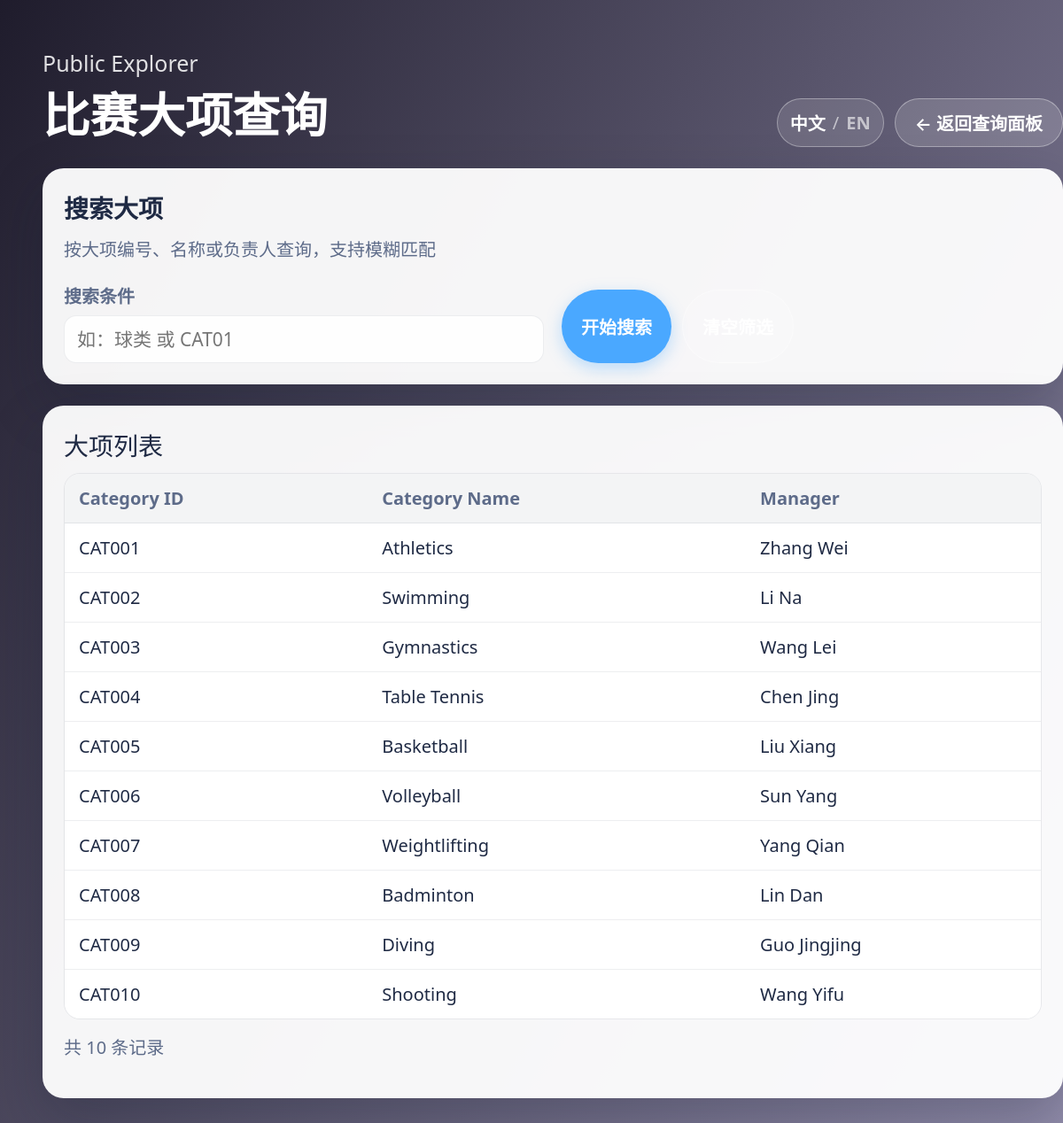
Page /category_list.php?lang=zh on the committed database.
### tables this page shows
CREATE TABLE Category (
    Category_id VARCHAR(50) PRIMARY KEY,
    Category_name VARCHAR(50) NOT NULL UNIQUE,
    Manager VARCHAR(100)
);

### category_list.php (the view, shortened to what this page needs)
<?php
require_once __DIR__ . '/lang.php';
$db = new SQLite3(__DIR__ . '/data.db');
$search_term = isset($_GET['search']) ? trim($_GET['search']) : '';
if (!empty($search_term)) {
    $stmt = $db->prepare("SELECT * FROM Category
                         WHERE Category_id LIKE :term
                         OR Category_name LIKE :term
                         OR Manager LIKE :term");
    $like_term = '%' . $search_term . '%';
    $stmt->bindValue(':term', $like_term, SQLITE3_TEXT);
    $results = $stmt->execute();
    $search_performed = true;
} else {
    $results = $db->query("SELECT * FROM Category");
}
?>
<!DOCTYPE html>
<html lang="<?= app_lang_html_attr(); ?>">
<head>
    <link rel="stylesheet" href="assets/ui.css">
</head>
<body>
<div class="app-shell">
    <header class="page-header">
        <div>
            <p>Public Explorer</p>
            <h1>比赛大项查询</h1>
        </div>
        <div class="header-actions">
            <?= render_lang_toggle(); ?>
            <a class="btn btn-ghost" href="public.php?lang=<?= app_lang_get(); ?>">← 返回查询面板</a>
        </div>
    </header>
    <section class="app-card">
        <h2 class="card-title">搜索大项</h2>
        <p class="card-subtitle">按大项编号、名称或负责人查询，支持模糊匹配</p>
        <form method="get" class="form-grid">
            <div class="form-group">
                <label for="search">搜索条件</label>
                <input type="text" id="search" name="search" placeholder="如：球类 或 CAT01" value="<?= htmlspecialchars($search_term) ?>">
            </div>
            <div class="form-actions">
                <button class="btn btn-secondary" type="submit">开始搜索</button>
                <a class="btn btn-ghost" href="category_list.php">清空筛选</a>
            </div>
        </form>
    </section>
    <section class="app-card">
        <div class="card-title">大项列表</div>
        <div class="table-wrapper">
            <table>
                <thead>
                <tr>
                    <th>Category ID</th>
                    <th>Category Name</th>
                    <th>Manager</th>
                </tr>
                </thead>
                <tbody>
                <?php
                $row_count = 0;
                while ($row = $results->fetchArray(SQLITE3_ASSOC)) {
                    $row_count++;
                    echo '<tr>';
                    echo '<td>' . htmlspecialchars($row['Category_id']) . '</td>';
                    echo '<td>' . htmlspecialchars($row['Category_name']) . '</td>';
                    echo '<td>' . htmlspecialchars($row['Manager']) . '</td>';
                    echo '</tr>';
                }
                ?>
                </tbody>
            </table>
        </div>
        <p style="margin-top:16px; color: var(--text-secondary);">共 <?= $row_count ?> 条记录</p>
    </section>
</div>
</body>
</html>

### lang.php (shortened to what this page needs)
<?php
function app_lang_normalize($value)
{
    $value = strtolower(trim((string) $value));
    return in_array($value, APP_LANG_OPTIONS, true) ? $value : null;
}
function app_lang_get()
{
    static $current = null;
    if ($current !== null) {
        return $current;
    }
    $current = APP_LANG_DEFAULT;
    $requested = $_GET['lang'] ?? null;
    if ($requested !== null) {
        $normalized = app_lang_normalize($requested);
        if ($normalized !== null) {
            $current = $normalized;
            return $current;
        }
    }
    return $current;
}
function app_lang_html_attr(): string
{
    return app_lang_get() === 'en' ? 'en' : 'zh-CN';
}
function app_lang_build_url(string $lang): string
{
    $requestUri = $_SERVER['REQUEST_URI'] ?? ($_SERVER['PHP_SELF'] ?? '/');
    $base = strtok($requestUri, '?') ?: '/';
    $params = $_GET;
    unset($params['lang']);
    $params['lang'] = $lang;
    $query = http_build_query($params);
    return $base . ($query ? ('?' . $query) : '');
}
function render_lang_toggle(): string
{
    $current = app_lang_get();
    $zhUrl = htmlspecialchars(app_lang_build_url('zh'));
    $enUrl = htmlspecialchars(app_lang_build_url('en'));
    $zhClass = $current === 'zh' ? 'active' : '';
    $enClass = $current === 'en' ? 'active' : '';
    return <<<HTML
<div class="lang-switch">
    <a class="lang-btn {$zhClass}" href="{$zhUrl}">中文</a>
    <span class="divider">/</span>
    <a class="lang-btn {$enClass}" href="{$enUrl}">EN</a>
</div>
HTML;
}

### assets/ui.css (style rules this page uses)
:root { --bg-gradient: linear-gradient(120deg, #1f1c2c, #928dab); --card-bg: rgba(255, 255, 255, 0.95); --text-primary: #1f2a44; --text-secondary: #5d6b89; --border-color: rgba(31, 42, 68, 0.08); --accent: #ff7e67; --accent-2: #4aa8ff; --accent-3: #2ecc71; --danger: #e74c3c; --warning: #f39c12; --success-bg: #e6f7f1; --error-bg: #fdecea; font-size: clamp(16px, 0.9vw + 13px, 20px); }
* { box-sizing: border-box; font-family: 'Microsoft YaHei', 'Segoe UI', system-ui, -apple-system, BlinkMacSystemFont, sans-serif; }
body { margin: 0; min-height: 100vh; background: var(--bg-gradient); padding: clamp(18px, 4vw, 60px); color: var(--text-primary); }
.app-shell { width: min(1500px, 96vw); margin: 0 auto; display: flex; flex-direction: column; gap: 24px; }
.page-header { display: flex; flex-wrap: wrap; justify-content: space-between; align-items: flex-end; gap: 16px; color: #fff; }
.page-header h1 { margin: 0; font-size: clamp(2.2rem, 1.8vw + 1.6rem, 3.2rem); }
.page-header p { margin: 6px 0 0; color: rgba(255, 255, 255, 0.86); font-size: clamp(1rem, 0.6vw + 0.9rem, 1.25rem); }
.header-actions { display: flex; flex-wrap: wrap; gap: 12px; flex: 1; justify-content: flex-end; }
.lang-switch { display: inline-flex; align-items: center; gap: 8px; padding: 8px 14px; border-radius: 999px; background: rgba(255, 255, 255, 0.12); border: 1px solid rgba(255, 255, 255, 0.35); }
.lang-switch .lang-btn { color: #fff; text-decoration: none; font-weight: 600; opacity: 0.6; }
.lang-switch .lang-btn.active { opacity: 1; }
.lang-switch .divider { color: rgba(255, 255, 255, 0.6); }
.btn { display: inline-flex; align-items: center; justify-content: center; gap: 6px; padding: 12px 22px; border-radius: 999px; text-decoration: none; font-weight: 600; font-size: 1rem; border: none; cursor: pointer; transition: transform 0.2s ease, box-shadow 0.2s ease; }
.btn-secondary { background: var(--accent-2); color: #fff; box-shadow: 0 6px 18px rgba(74, 168, 255, 0.35); }
.btn-ghost { background: rgba(255, 255, 255, 0.15); color: #fff; border: 1px solid rgba(255, 255, 255, 0.35); }
.app-card { background: var(--card-bg); border-radius: 24px; padding: clamp(24px, 2vw, 36px); box-shadow: 0 25px 60px rgba(15, 23, 42, 0.25); }
.card-title { font-size: 1.4rem; margin: 0 0 12px; color: var(--text-primary); }
.card-subtitle { margin: 0 0 24px; color: var(--text-secondary); }
.form-grid { display: grid; gap: 20px; grid-template-columns: repeat(auto-fit, minmax(220px, 1fr)); }
.form-group { display: flex; flex-direction: column; gap: 8px; }
.form-group label { font-weight: 600; color: var(--text-secondary); }
.form-group input, .form-group select, .form-group textarea { padding: 12px 14px; border-radius: 14px; border: 1px solid var(--border-color); background: rgba(255, 255, 255, 0.85); font-size: 1.05rem; }
.form-actions { margin-top: 8px; display: flex; gap: 12px; flex-wrap: wrap; }
.table-wrapper { overflow-x: auto; border-radius: 18px; border: 1px solid var(--border-color); }
table { width: 100%; border-collapse: collapse; font-size: 1rem; background: #fff; }
th, td { padding: 14px 16px; border-bottom: 1px solid rgba(31, 42, 68, 0.08); text-align: left; }
th { background: rgba(31, 42, 68, 0.05); font-weight: 600; color: var(--text-secondary); }
tr:last-child td { border-bottom: none; }

### rows in the picture
category: Category_id "CAT001", Category_name "Athletics", Manager "Zhang Wei"
category: Category_id "CAT002", Category_name "Swimming", Manager "Li Na"
category: Category_id "CAT003", Category_name "Gymnastics", Manager "Wang Lei"
category: Category_id "CAT004", Category_name "Table Tennis", Manager "Chen Jing"
category: Category_id "CAT005", Category_name "Basketball", Manager "Liu Xiang"
category: Category_id "CAT006", Category_name "Volleyball", Manager "Sun Yang"
category: Category_id "CAT007", Category_name "Weightlifting", Manager "Yang Qian"
category: Category_id "CAT008", Category_name "Badminton", Manager "Lin Dan"
category: Category_id "CAT009", Category_name "Diving", Manager "Guo Jingjing"
category: Category_id "CAT010", Category_name "Shooting", Manager "Wang Yifu"

### other values in the picture
$row_count "10"
